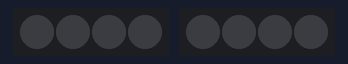
A sketch run on a simulated Arduino Uno, built with avr-gcc and run on an emulated ATmega328P. Parts: 2 × 4 RGB LEDs in strip order, left to right. Dim RGB values are drawn brighter than linear; what the sketch prints to the serial monitor is not drawn.

Above: at 0.16 s.
At 2.07 s:
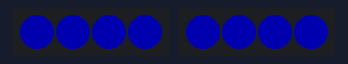
At 9.21 s:
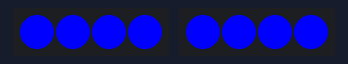
At 19.9 s:
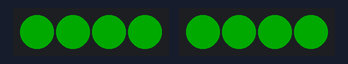
At 27.36 s:
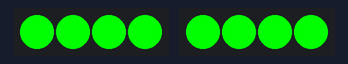
At 39.64 s:
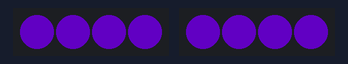
Timing chart, 0 to 40.0 s (numbered marks = the images above):
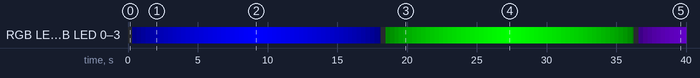

The sketch:

Master_LED_Fade_Test.ino
```cpp
#include <MeMegaPi.h>

/*
 * Master LED Fade Test (standalone)
 *
 * Purpose:
 * - Verify smooth RGB fading on MegaPi LED strips without motor/turn logic.
 * - Show obvious intermediate brightness levels (no jumpy on/off effect).
 *
 * Hardware:
 * - LED strip 1 on PORT_5
 * - LED strip 2 on PORT_8
 */

MeRGBLed led1(PORT_5);
MeRGBLed led2(PORT_8);

const int NUM_LEDS = 4;
const int STEP_DELAY_MS = 35;  // bigger delay makes transitions easier to see
const int STEP_SIZE = 1;       // 1 gives maximum smoothness

void fillBoth(byte r, byte g, byte b) {
  for (int i = 0; i < NUM_LEDS; i++) {
    led1.setColorAt(i, r, g, b);
    led2.setColorAt(i, r, g, b);
  }
  led1.show();
  led2.show();
}

void setup() {
  Serial.begin(115200);
  fillBoth(0, 0, 0);
  Serial.println("Master LED Fade Test ready");
}

void loop() {
  // Cycle 1: blue breath (0 -> 255 -> 0)
  for (int b = 0; b <= 255; b += STEP_SIZE) {
    fillBoth(0, 0, (byte)b);
    delay(STEP_DELAY_MS);
  }
  for (int b = 255; b >= 0; b -= STEP_SIZE) {
    fillBoth(0, 0, (byte)b);
    delay(STEP_DELAY_MS);
  }

  // Cycle 2: green breath (0 -> 255 -> 0)
  for (int g = 0; g <= 255; g += STEP_SIZE) {
    fillBoth(0, (byte)g, 0);
    delay(STEP_DELAY_MS);
  }
  for (int g = 255; g >= 0; g -= STEP_SIZE) {
    fillBoth(0, (byte)g, 0);
    delay(STEP_DELAY_MS);
  }

  // Cycle 3: purple mix fade in/out to test mixed-color smoothness
  for (int x = 0; x <= 255; x += STEP_SIZE) {
    fillBoth((byte)(x / 2), 0, (byte)x);
    delay(STEP_DELAY_MS);
  }
  for (int x = 255; x >= 0; x -= STEP_SIZE) {
    fillBoth((byte)(x / 2), 0, (byte)x);
    delay(STEP_DELAY_MS);
  }
}
```

Measured:
- by itself, RGB LED 0–3, RGB LED 0–3: off → RGB(0, 0, 9) at 0.32 s, → RGB(0, 0, 18) 0.32 s later, → RGB(0, 0, 27) 0.32 s later, → RGB(0, 0, 36) 0.32 s later, … (127 changes in this stretch)
